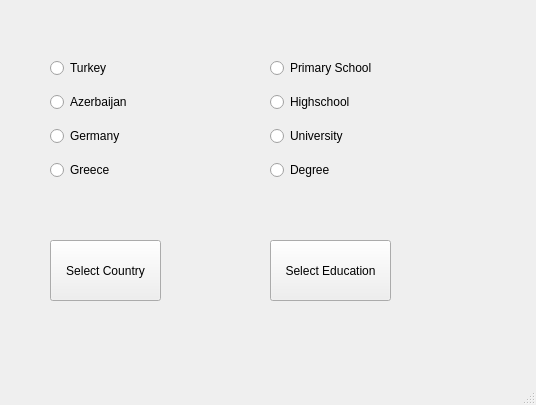
<?xml version="1.0" encoding="UTF-8"?>
<ui version="4.0">
 <class>MainWindow</class>
 <widget class="QMainWindow" name="MainWindow">
  <property name="geometry">
   <rect>
    <x>0</x>
    <y>0</y>
    <width>536</width>
    <height>405</height>
   </rect>
  </property>
  <property name="windowTitle">
   <string>MainWindow</string>
  </property>
  <widget class="QWidget" name="centralwidget">
   <widget class="QWidget" name="gridLayoutWidget">
    <property name="geometry">
     <rect>
      <x>270</x>
      <y>50</y>
      <width>161</width>
      <height>141</height>
     </rect>
    </property>
    <layout class="QGridLayout" name="gridLayoutCountry">
     <item row="2" column="0">
      <widget class="QRadioButton" name="radioHighschool">
       <property name="text">
        <string>Highschool</string>
       </property>
      </widget>
     </item>
     <item row="3" column="0">
      <widget class="QRadioButton" name="radioUniversity">
       <property name="text">
        <string>University</string>
       </property>
      </widget>
     </item>
     <item row="1" column="0">
      <widget class="QRadioButton" name="radioPrimaryschool">
       <property name="text">
        <string>Primary School</string>
       </property>
      </widget>
     </item>
     <item row="4" column="0">
      <widget class="QRadioButton" name="radioDegree">
       <property name="text">
        <string>Degree</string>
       </property>
      </widget>
     </item>
    </layout>
   </widget>
   <widget class="QWidget" name="gridLayoutWidget_2">
    <property name="geometry">
     <rect>
      <x>50</x>
      <y>50</y>
      <width>141</width>
      <height>141</height>
     </rect>
    </property>
    <layout class="QGridLayout" name="gridLayoutEducation">
     <item row="0" column="0">
      <widget class="QRadioButton" name="radioTurkey">
       <property name="text">
        <string>Turkey</string>
       </property>
      </widget>
     </item>
     <item row="1" column="0">
      <widget class="QRadioButton" name="radioAzerbaijan">
       <property name="text">
        <string>Azerbaijan</string>
       </property>
      </widget>
     </item>
     <item row="4" column="0">
      <widget class="QRadioButton" name="radioGreece">
       <property name="text">
        <string>Greece</string>
       </property>
      </widget>
     </item>
     <item row="3" column="0">
      <widget class="QRadioButton" name="radioGermany">
       <property name="text">
        <string>Germany</string>
       </property>
      </widget>
     </item>
    </layout>
   </widget>
   <widget class="QLabel" name="lblcountry">
    <property name="geometry">
     <rect>
      <x>70</x>
      <y>190</y>
      <width>58</width>
      <height>16</height>
     </rect>
    </property>
    <property name="text">
     <string/>
    </property>
   </widget>
   <widget class="QLabel" name="lbleducation">
    <property name="geometry">
     <rect>
      <x>250</x>
      <y>190</y>
      <width>58</width>
      <height>16</height>
     </rect>
    </property>
    <property name="text">
     <string/>
    </property>
   </widget>
   <widget class="QPushButton" name="pushButton">
    <property name="geometry">
     <rect>
      <x>50</x>
      <y>240</y>
      <width>111</width>
      <height>61</height>
     </rect>
    </property>
    <property name="text">
     <string>Select Country</string>
    </property>
   </widget>
   <widget class="QPushButton" name="pushButton_2">
    <property name="geometry">
     <rect>
      <x>270</x>
      <y>240</y>
      <width>121</width>
      <height>61</height>
     </rect>
    </property>
    <property name="text">
     <string>Select Education</string>
    </property>
   </widget>
  </widget>
  <widget class="QMenuBar" name="menubar">
   <property name="geometry">
    <rect>
     <x>0</x>
     <y>0</y>
     <width>536</width>
     <height>24</height>
    </rect>
   </property>
  </widget>
  <widget class="QStatusBar" name="statusbar"/>
 </widget>
 <resources/>
 <connections/>
</ui>
